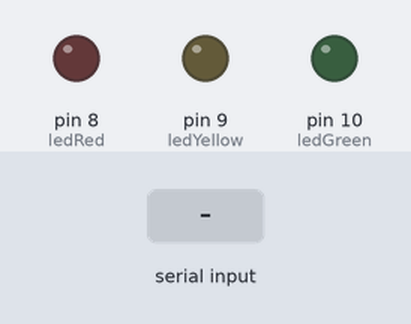
Bench run of a sketch on a simulated Arduino Uno, built with avr-gcc and run on an emulated ATmega328P. On the bench: output pins drawn as LEDs (lit = HIGH). The inputs (shaded band) are chosen by the test bench.

Above: at 1.2 s.
1.3 s: "a" received over Serial
At 2.1 s:
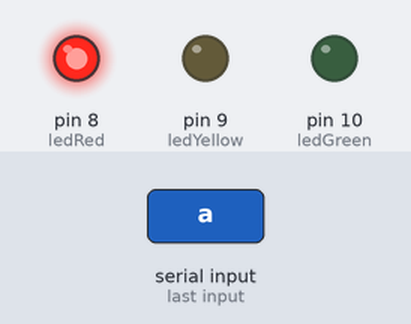
2.8 s: "b" received over Serial
At 3.2 s:
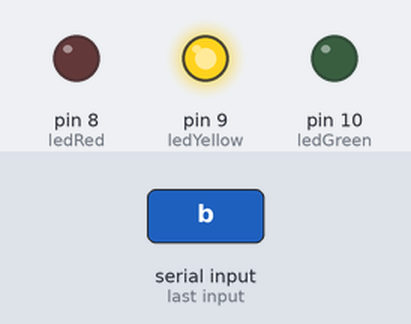
4.3 s: "c" received over Serial
At 5.5 s:
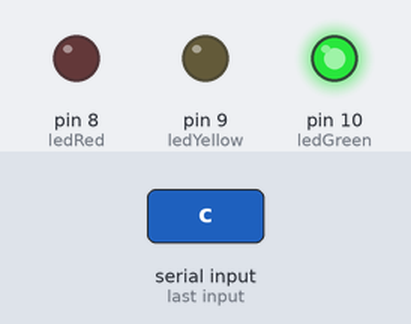
5.8 s: "d" received over Serial
At 6.7 s:
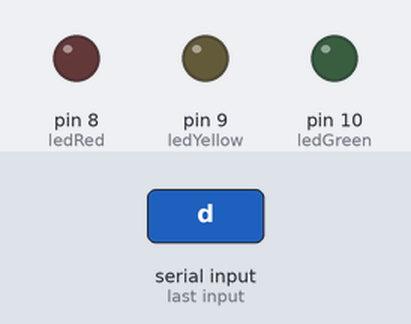
Timing chart, 0 to 8.3 s (numbered marks = the images above; inputs shaded):
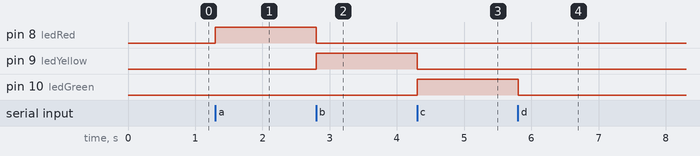

Measured:
- after the input at 1.3 s, pin 8 (ledRed): LOW → HIGH at once
- after the input at 2.8 s, pin 8 (ledRed): HIGH → LOW at once; pin 9 (ledYellow): LOW → HIGH at once
- after the input at 4.3 s, pin 9 (ledYellow): HIGH → LOW at once; pin 10 (ledGreen): LOW → HIGH at once
- after the input at 5.8 s, pin 10 (ledGreen): HIGH → LOW at once

The sketch:

control3LEDs.ino
```cpp
char val; // Data received from the serial port

int ledRed = 8; // Set the pin to digital I/O 4
int ledYellow = 9;
int ledGreen = 10;

void setup() {
pinMode(ledRed, OUTPUT); // Set pin as OUTPUT
pinMode(ledYellow, OUTPUT);
pinMode(ledGreen, OUTPUT);
Serial.begin(9600); // Start serial communication at 9600 bps
}

void loop() {
  while (Serial.available()) { // If data is available to read,
    val = Serial.read(); // read it and store it in val
  }
  if (val == 'a') {
   digitalWrite(ledRed, HIGH);
   digitalWrite(ledYellow, LOW);
   digitalWrite(ledGreen, LOW);
  } else if (val == 'b') {
   digitalWrite(ledRed, LOW);
   digitalWrite(ledYellow, HIGH);
   digitalWrite(ledGreen, LOW);
  } else if (val == 'c') {
   digitalWrite(ledRed, LOW);
   digitalWrite(ledYellow, LOW);
   digitalWrite(ledGreen, HIGH);
  } else if (val == 'd') {
   digitalWrite(ledRed, LOW);
   digitalWrite(ledYellow, LOW);
   digitalWrite(ledGreen, LOW);
  }
}
```
